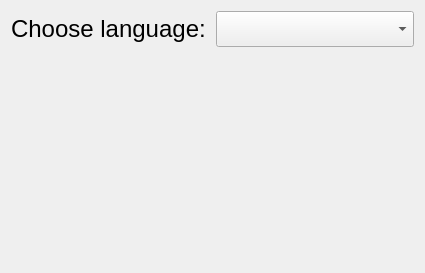
<?xml version="1.0" encoding="UTF-8"?>
<ui version="4.0">
 <class>Form</class>
 <widget class="QWidget" name="Form">
  <property name="geometry">
   <rect>
    <x>0</x>
    <y>0</y>
    <width>425</width>
    <height>273</height>
   </rect>
  </property>
  <property name="windowTitle">
   <string>Form</string>
  </property>
  <layout class="QVBoxLayout" name="verticalLayout">
   <item>
    <layout class="QHBoxLayout" name="horizontalLayout">
     <item>
      <widget class="QLabel" name="label">
       <property name="font">
        <font>
         <pointsize>18</pointsize>
        </font>
       </property>
       <property name="text">
        <string>Choose language:</string>
       </property>
      </widget>
     </item>
     <item>
      <widget class="QComboBox" name="comboBox">
       <property name="font">
        <font>
         <family>Arial</family>
         <pointsize>18</pointsize>
        </font>
       </property>
       <item>
        <property name="text">
         <string/>
        </property>
       </item>
       <item>
        <property name="text">
         <string>English</string>
        </property>
       </item>
       <item>
        <property name="text">
         <string>Russian</string>
        </property>
       </item>
       <item>
        <property name="text">
         <string>Spanish</string>
        </property>
       </item>
       <item>
        <property name="text">
         <string>Dutch</string>
        </property>
       </item>
      </widget>
     </item>
    </layout>
   </item>
   <item>
    <widget class="QLabel" name="label_ch">
     <property name="font">
      <font>
       <pointsize>18</pointsize>
      </font>
     </property>
     <property name="text">
      <string/>
     </property>
    </widget>
   </item>
  </layout>
 </widget>
 <resources/>
 <connections/>
</ui>
